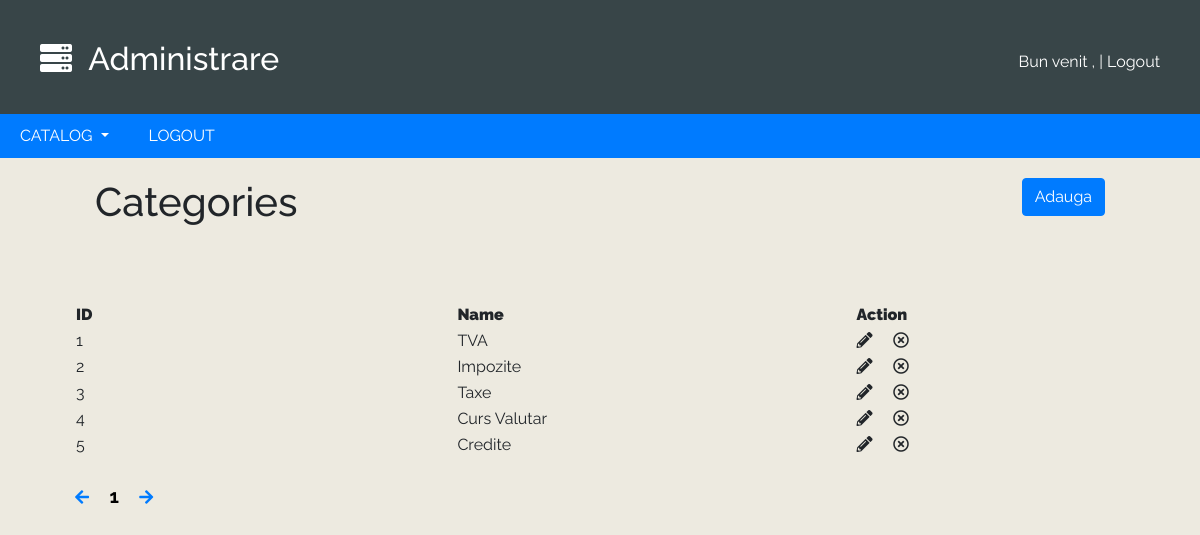
The page /admin/category.php on the database as committed earlier.
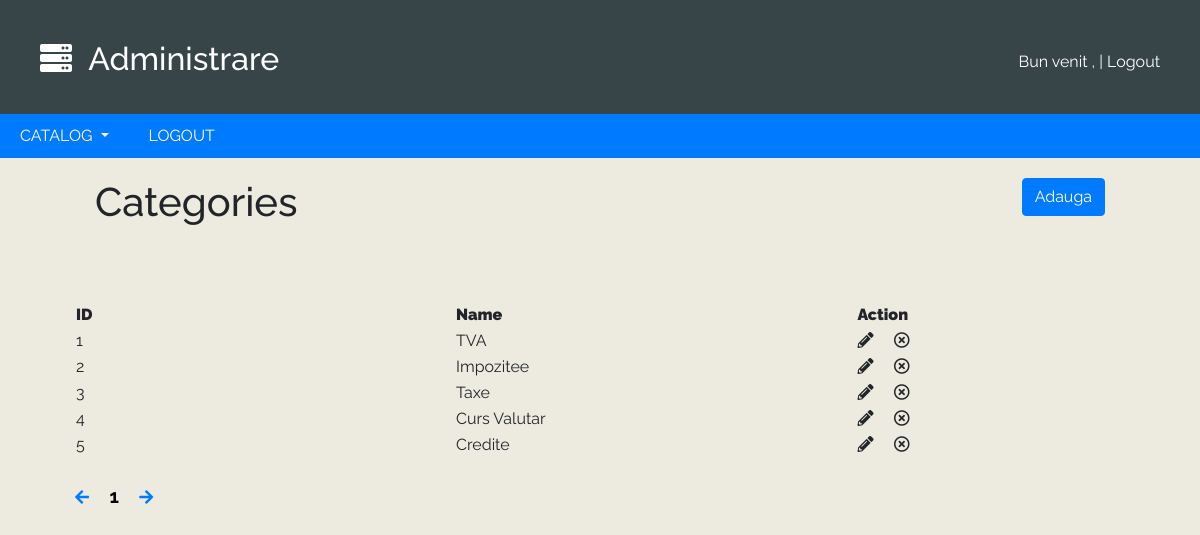
The same page on the database as committed later.
### tables this page shows
CREATE TABLE `categories` (
  `id` int(6) NOT NULL,
  `name` text NOT NULL
);

### admin/category.php (the view, shortened to what this page needs)
<?
include 'config.php';
include 'header.php';
$page = $_GET['page'];
$end = 10;
$start = ($page * $end) - $end;
?>
<body>
  <div class="container-fluid">
    <div class="row">
      <div class="col-md-6">
        <h1>Categories</h1>
      </div>
      <div class="col-md-6 pull">
        <a href="category.php?page=<?= $_GET['page']; ?>&action=add" class="btn btn-primary">Adauga</a>
      </div>
    </div>
    <br><br>
    <table>
      <tr>
        <th width=600><b>ID</b></th>
        <th width=600><b>Name</b></th>
        <th width=400><b>Action</b></th>
      </tr>
      <?
        $result = mysqli_query($conn,"SELECT * FROM categories LIMIT $start,$end");
         while($row = mysqli_fetch_array($result)):
       ?>
       <tr>
         <td><? echo $row['id']; ?></td>
         <td><? echo $row['name']; ?></td>
         <td>
           <i class="fas fa-pencil-alt" onclick="window.location='category.php?page=<? echo $_GET['page']; ?>&edit_id=<? echo $row['id']; ?>&action=edit'"></i>
           <i class="far fa-times-circle" onclick="if(confirm('Are you sure?'))window.location='category.php?page=<? echo $_GET['page']; ?>&edit_id=<? echo $row['id']; ?>&action=remove'"></i>
         </td>
       </tr>
     <? endwhile;?>
    </table>
    <br>
    <a href="category.php?page=<?= ($_GET['page'] - 1 == 0) ? $_SESSION['category_total'] : $_GET['page'] - 1;?>">
      <i class="fas fa-arrow-left arrow-page"></i>
    </a>
    <? for($i = 1;$i<=$_SESSION['cateory_total'] ; $i++): ?>
      <a href="products.php?page=<? echo $i; ?>" class="<? if($_GET['page'] == $i) echo 'selected'; ?>"><? echo $i; ?></a>
    <? endfor; ?>
    <a href="category.php?page=<?=  ($_GET['page'] + 1 == $_SESSION['category_total']+1) ? 1 : $_GET['page'] + 1; ?>">
      <i class="fas fa-arrow-right arrow-page"></i>
    </a>
  </div>
</body>

### admin/config.php (shortened to what this page needs)
<!DOCTYPE html>
<html lang="en" dir="ltr">
  <head>
    <link rel="stylesheet" href="https://stackpath.bootstrapcdn.com/bootstrap/4.2.1/css/bootstrap.min.css">
    <link rel="stylesheet" href="https://use.fontawesome.com/releases/v5.6.1/css/all.css">
    <link rel="stylesheet" href="admin_style.css">
  </head>
  </head>
  <body>
  </body>
</html>

### admin/header.php (shortened to what this page needs)
<div class="header">
    <div class="left">
      <h2>
        <i class="fas fa-server"></i>&nbsp;&nbsp;Administrare</h2>
    </div>
    <div class="right">
      <span>Bun venit , <?= $_SESSION['admin']; ?> | </span>
      <a href="index.php?logout=true">Logout</a>
    </div>
</div>
<ul class="nav nav-pills">
  	<li class="dropdown">
        <a class="dropdown-toggle" href="#">CATALOG <span class="caret"></span></a>
    </li>
  	    <li><a href="index.php?logout=true">LOGOUT</a></li>
</ul>

### admin/admin_style.css (style rules this page uses)
body { background-color:#EDEAE0;font-family:Raleway }
.header { background:#384548; padding:40px; }
.header .left { color:#FFFFFF; font-size:24px; width:500px;float:left; }
.header .right { color:#FFFFFF; text-align:right; padding-top:10px; }
.header .right a { color:#FFFFFF; }
.nav { background-color: #007bff; }
.nav li a { color:white; }
.nav li { padding:10px 20px; }
.container-fluid { width:90%;margin:auto; }
.row { padding:20px; }
.selected { color:black;text-decoration:none;font-weight:bold;font-size:19px; }
.pull { text-align:right; }

Rows that differ between the two databases and show on the page:
changed categories id 2: name "Impozite" → "Impozitee"
